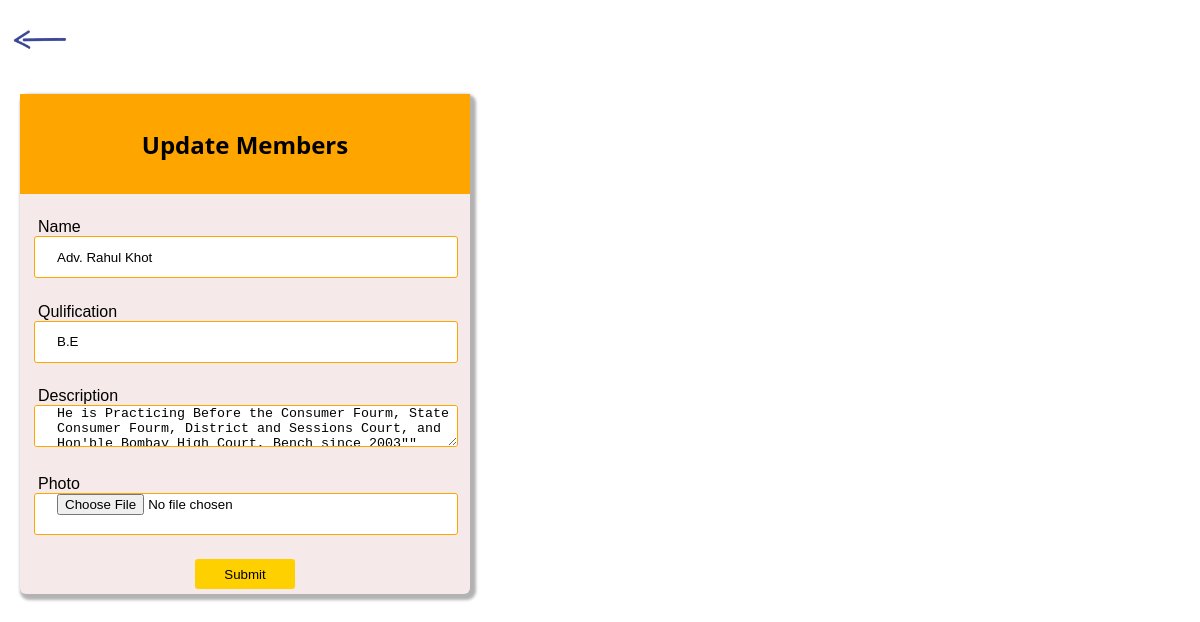
Page /update_team/16/ (signed in) on the committed database.
### vakilapp/models.py (models this page shows, shortened)
class Team_Member(models.Model):
    user=models.ForeignKey(User,on_delete=models.SET_NULL,null=True,blank=True)
    Image=models.ImageField(upload_to='Team_Photo')
    Name=models.CharField(max_length=122 ,null=True)
    Qualification=models.CharField(max_length=122 ,null=True)
    Description=models.CharField(max_length=1000 ,null=True)
    Email=models.CharField(max_length=122 ,null=True)

### vakilapp/views.py (the view, shortened to what this page needs)
# urls.py: path("update_team/<id>/",views.update_team,name='update_team'),
@login_required(login_url='admin_login')
def update_team(request,id):
    got_id=Team_Member.objects.get(id=id)
    context={'qurryset':got_id}
    return render(request, "admin_update.html",context)

### templates/admin_update.html (shortened to what this page needs)
{% extends "admin_base.html" %}
{% load static %}
{% block body %}
<a href="/admin_team" title="Back to Admin Team" class="back_to_team"><img src="{% static 'images/arrow.png' %}" alt="back_to_home" ></a>
<form action="" method="post" enctype="multipart/form-data">
    <div class="add_box">
        <div class="team_head">
            <h2>Update Members</h2>
        </div>
        <div>
            <label for="Name">Name</label><br>
            <input type="text" name="Name" placeholder="Enter Your Name" value="{{qurryset.Name}}">
        </div>
        <div>
            <label for="Qulification">Qulification</label><br>
            <input type="text" name="Qulification" placeholder="Enter Your Qulification" value="{{qurryset.Qualification}}">
        </div>
        <div>
            <label for="Description">Description</label><br>
            <textarea name="Description" id="" cols="30" rows="10">{{qurryset.Description}}"</textarea>
        </div>
        <div>
            <label for="Photo">Photo</label><br>
            <input type="file" name="Photo" placeholder="Upload Your Profile Photo">
        </div>
        <div class="class_submit">
            <button type="submit" onclick="update_member()">Submit</button>
        </div>
    </div>
</form>
{% endblock body %}

### static/css/admin_style.css (style rules this page uses)
* { margin: 0px; padding: 0px; }
html { overflow-x: hidden; }
h2,h3 { font-family: 'Open Sans', sans-serif; }
input { font-family: 'Montserrat', sans-serif; }
label { font-family:Arial, Helvetica, sans-serif }
.add_box { border-radius: 6px; width: 450px; height: 500px; display: flex; flex-direction: column; justify-content: space-between; background-color: rgb(245, 233, 233); margin: 20px 20px 20px 20px; box-shadow: 3px 3px 3px 3px rgba(0, 0, 0, 0.3); }
.team_head { display: flex; justify-content: center; align-items: center; background-color: orange; height: 100px; }
.add_box input , textarea { height: 40px; width: 400px; border: 0.5px solid orange; border-radius: 3px; padding-left: 5%; margin-left: 3%; background-color: white; }
.add_box label { padding-left: 4%; }
.class_submit { display: flex; align-items: center; justify-content: center; padding-bottom: 1%; }
.add_box button { width: 100px; height: 30px; background-color: rgb(255, 208, 0); border: 0px; border-radius: 3px; }
.search-container img , button { width: 30px; height: 30px; background-color: white; border: 1px solid white; cursor: pointer; justify-content: space-evenly; }
.back_to_team img { height: 60px; width: 60px; margin: 10px 0px 0px 10px; filter: hue-rotate(30deg); }

### rows in the picture
Team_Member: Name "Adv. Rahul Khot", Qulification "B.E", Description "He is Practicing Before the Consumer Fourm, State Consumer Fourm, District and Sessions Court, and Hon'ble Bombay High Court, Bench since 2003\"\""
